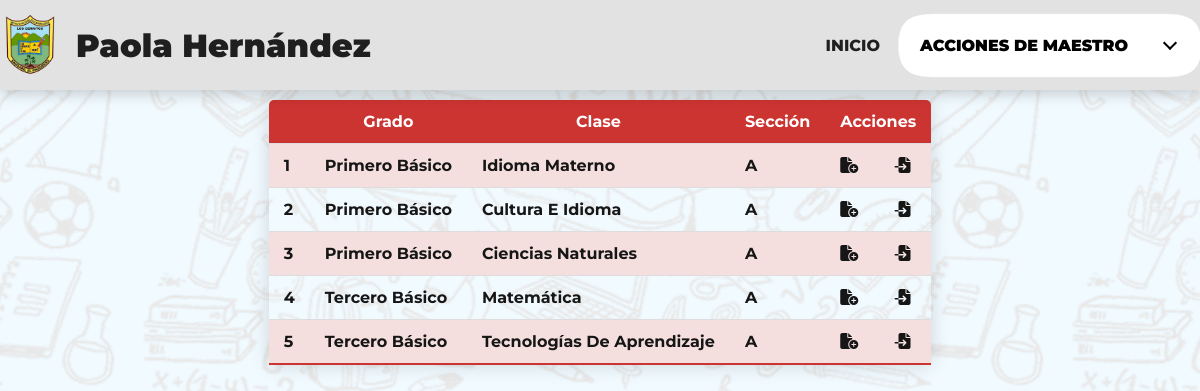
The app's page /admin/clases.php (signed in) with its own data.
### tables this page shows
CREATE TABLE `maestros` (
  `dpi` varchar(255) NOT NULL,
  `nombre` varchar(255) NOT NULL,
  `direccion` varchar(255) NOT NULL,
  `telpersonal` int(8) NOT NULL
);

CREATE TABLE `clases` (
  `id_maestro` varchar(255) NOT NULL,
  `grado` varchar(15) NOT NULL,
  `seccion` varchar(255) NOT NULL,
  `clase` varchar(255) NOT NULL
);

### backend/acentos.php (called while the page is built)
<?php
function eliminar_acentos($cadena) {
    $cadena = str_replace(
        array('Á', 'À', 'Â', 'Ä', 'á', 'à', 'ä', 'â', 'ª'),
        array('A', 'A', 'A', 'A', 'a', 'a', 'a', 'a', 'a'),
        $cadena
    );
    $cadena = str_replace(
        array('É', 'È', 'Ê', 'Ë', 'é', 'è', 'ë', 'ê'),
        array('E', 'E', 'E', 'E', 'e', 'e', 'e', 'e'),
        $cadena
    );
    $cadena = str_replace(
        array('Í', 'Ì', 'Ï', 'Î', 'í', 'ì', 'ï', 'î'),
        array('I', 'I', 'I', 'I', 'i', 'i', 'i', 'i'),
        $cadena
    );
    $cadena = str_replace(
        array('Ó', 'Ò', 'Ö', 'Ô', 'ó', 'ò', 'ö', 'ô'),
        array('O', 'O', 'O', 'O', 'o', 'o', 'o', 'o'),
        $cadena
    );
    $cadena = str_replace(
        array('Ú', 'Ù', 'Û', 'Ü', 'ú', 'ù', 'ü', 'û'),
        array('U', 'U', 'U', 'U', 'u', 'u', 'u', 'u'),
        $cadena
    );
    $cadena = str_replace(
        array('Ñ', 'ñ', 'Ç', 'ç'),
        array('N', 'n', 'C', 'c'),
        $cadena
    );
    return utf8_decode($cadena);
}

### admin/clases.php (the view, shortened to what this page needs)
<?php
include('../backend/conexion.php');
include('../backend/acentos.php');
?>
<!DOCTYPE html>
<html lang="es">
<head>
    <link rel="stylesheet" href="../css/main.css">
    <link rel="stylesheet" href="../css/header.css">
    <link rel="stylesheet" href="../css/tablaClases.css">
    <link rel="stylesheet" href="../css/homeAdmin.css">
    <link rel="stylesheet" href="../css/dropdown.css">
</head>
<body>
    <?php require_once("../vistas/header.php"); ?>
    <?php if ($_SESSION['user_rol'] == "2") {
        $id = $_SESSION['user_id'];
        $query = $connection->prepare("SELECT * FROM clases WHERE id_maestro=:id");
        $query->bindParam("id", $id, PDO::PARAM_STR);
        $result = $query->execute();
        $i = 1;
        ?>
        <section class="tabla">
            <table class="content-table">
                <thead>
                    <tr>
                        <th></th>
                        <th>Grado</th>
                        <th>Clase</th>
                        <th>Sección</th>
                        <th colspan="2">Acciones</th>
                    </tr>
                </thead>
                <tbody>
                    <tr>
                        <?php while ($result = $query->fetch(PDO::FETCH_ASSOC)) { ?>
                    <tr>
                        <td><?php echo $i; $i++;?></td>
                        <td><?php echo $result['grado']; ?> Básico</td>
                        <td><?php echo $result['clase']; ?></td>
                        <td><?php echo $result['seccion'] ?></td>
                        <td><a href="ingresarNotas.php?tabla=<?php echo strtolower(str_replace(' ', '_', eliminar_acentos($result['clase']))) . '-' . strtolower($result['grado']) . '-' . strtolower($result['seccion']); ?>"><i class="fa-solid fa-file-circle-plus acciones"></i></a></td>
                        <td><a href="verNotas.php?tabla=<?php echo strtolower(str_replace(' ', '_', eliminar_acentos($result['clase']))) . '-' . strtolower($result['grado']) . '-' . strtolower($result['seccion']); ?>&maestro=<?php echo $rNombre['nombre']; ?>"><i class="fa-solid fa-file-import acciones"></i></a></td>
                    </tr>
                <?php } ?>
                </tbody>
            </table>
        </section>
    <?php } ?>
</body>
</html>

### vistas/header.php (shortened to what this page needs)
<?php
$id_nombre = $_SESSION['user_id'];
$headerQuery = $connection->prepare("SELECT * FROM maestros WHERE dpi=:id_nombre");
$headerQuery->bindParam("id_nombre", $id_nombre, PDO::PARAM_STR);
$resultadoHeader = $headerQuery->execute();
$rNombre = $headerQuery->fetch(PDO::FETCH_ASSOC);
$nombreHeader = explode(' ', $rNombre['nombre']);
?>
<header class="header-menu">
	<div class="contenedor__menu" id="nav-menu">
		<div class="logo">
			<div class="logo_img"></div>
			<h1><?php echo $nombreHeader[0] . ' ' . $nombreHeader[2]; ?></h1>
		</div>
		<div class="menu">
			<nav id="nav">
				<ul class="elementos-nav">
					<li><a href="home.php" class="elemento-nav">Inicio</a></li>
					<?php include_once("../vistas/dropdown.php"); ?>
				</ul>
			</nav>
		</div>
	</div>
</header>

### css/main.css (style rules this page uses)
:root { --color-principal: #CC3432; }
* { margin: 0; padding: 0; box-sizing: border-box; font-family: 'Montserrat', sans-serif; }
body { background-color: #F1FAFF; }

### css/header.css (style rules this page uses)
header { width: 100%; height: 90px; position: fixed; margin-top: 0px; top: 0; z-index: 1; transition: all 300ms; background-color: rgb(226, 226, 226); filter: drop-shadow(0px 3px 8px rgba(0, 0, 0, 0.205)); transition: all 300ms; }
.contenedor__menu { max-width: 1200px; height: 100%; margin: auto; display: flex; justify-content: space-between; }
.logo { height: 100%; display: flex; align-items: center; }
.logo h1 { color: #1f1f1f; font-weight: 900; }
.logo .logo_img { background-image: url("../img/INEB.png"); background-position: center; background-repeat: no-repeat; background-size: 50px; height: 60px; width: 60px; margin-right: 16px; }
.menu { display: flex; align-items: center; }
.menu .elementos-nav { display: flex; align-items: center; }
.menu .elementos-nav li { list-style: none; margin-left: 20px; }
.menu .elementos-nav li .elemento-nav { text-decoration: none; font-size: 16px; color: #1f1f1f; font-weight: 800; text-transform: uppercase; }

### css/tablaClases.css (style rules this page uses)
.tabla { color: rgb(22, 22, 22); max-width: 1600px; padding-top: 100px; margin: auto; display: flex; align-items: center; font-weight: bold; justify-content: center; }
.content-table { border-collapse: collapse; font-size: 1em; min-width: 400px; border-radius: 5px 5px 0 0; overflow: hidden; box-shadow: 0 0 20px rgba(0, 0, 0, 0.15); }
.content-table thead tr { background-color: var(--color-principal); color: #ffffff; text-align: center; font-weight: bold; }
.content-table th, .content-table td { padding: 12px 15px; }
.content-table tbody tr { border-bottom: 1px solid #dddddd; transition: all 0.3s; }
.content-table tbody tr:nth-of-type(even) { background-color: #f4dede; }
.content-table tbody tr:last-of-type { border-bottom: 2px solid var(--color-principal); }
.content-table tbody tr td a { text-decoration: none; color: #161616; transition: all 200ms; }

### css/homeAdmin.css (style rules this page uses)
body { background-image: url('../img/doodles.png'); background-position: center; background-repeat: repeat; }

### records on screen
maestros: nombre "Paola", nombre "Hernández"
clases: grado "Primero", clase "Idioma Materno", seccion "A"
clases: grado "Primero", clase "Cultura E Idioma", seccion "A"
clases: grado "Primero", clase "Ciencias Naturales", seccion "A"
clases: grado "Tercero", clase "Matemática", seccion "A"
clases: grado "Tercero", clase "Tecnologías De Aprendizaje", seccion "A"
